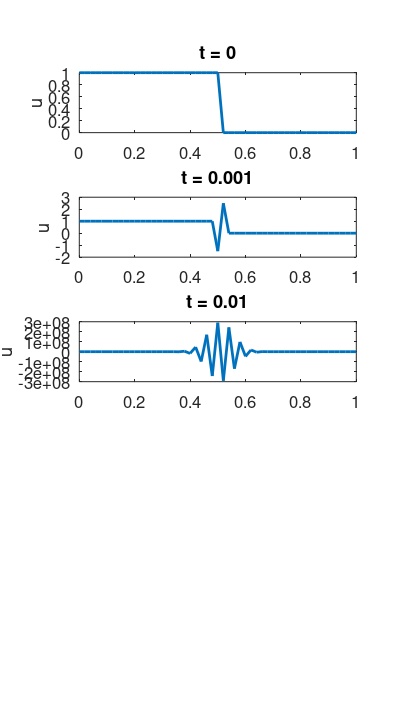

Source code (MATLAB):
% Solve the diffusion equation using an explicit numerical scheme 
% with a large dt
clear all

% Discretization parameters
T = 0.5;       % Total simulation time
M = 51;        % Number of spatial points
dx = 1/(M-1);  % Distance between spatial grid points
N = 500;       % Number of time points
dt = T/N;      % Time step
rho = dt/dx^2;

% Solution vector
u = zeros(M, N+1);

% Initial conditions
u(1:round(M/2), 1) = 1;
u(round(M/2)+1:end, 1) = 0;

% Numerical scheme
for n=1:N
    for j=1:M
        if j==1 % Left boundary
            u(j, n+1) = (1-2*rho)*u(j,n) + 2*rho*u(j+1,n);
        elseif j==M % Right boundary
            u(j, n+1) = 2*rho*u(j-1,n) + (1-2*rho)*u(j,n);
        else % Inner point
            u(j, n+1) = rho*u(j-1,n) + (1-2*rho)*u(j,n) + rho*u(j+1,n);
        end
    end
end

% Select time points to plot
x = (0:dx:1);
t_plot = [0, 0.001, 0.01, 0.05, 0.1];
t_idx = round(t_plot/dt) + 1;

% Set up figure and plot the solution
figure('Units','centimeters', 'Position', [10 10 10 18], ...
    'PaperPositionMode', 'auto', 'PaperUnits', 'centimeters', ...
    'PaperSize', [10, 17])

for i=1:length(t_plot)
    subplot(length(t_plot), 1, i)
    plot(x, u(:, t_idx(i)), 'linewidth', 2)
    set(gca, 'fontsize', 12)
    title(sprintf('t = %g', t_plot(i)))
    ylabel('u')
    if i == length(t_plot)
        xlabel('x')
    end
end

% Save figure
print('-dpdf', '../Figures/Ch3_Fig3.pdf')